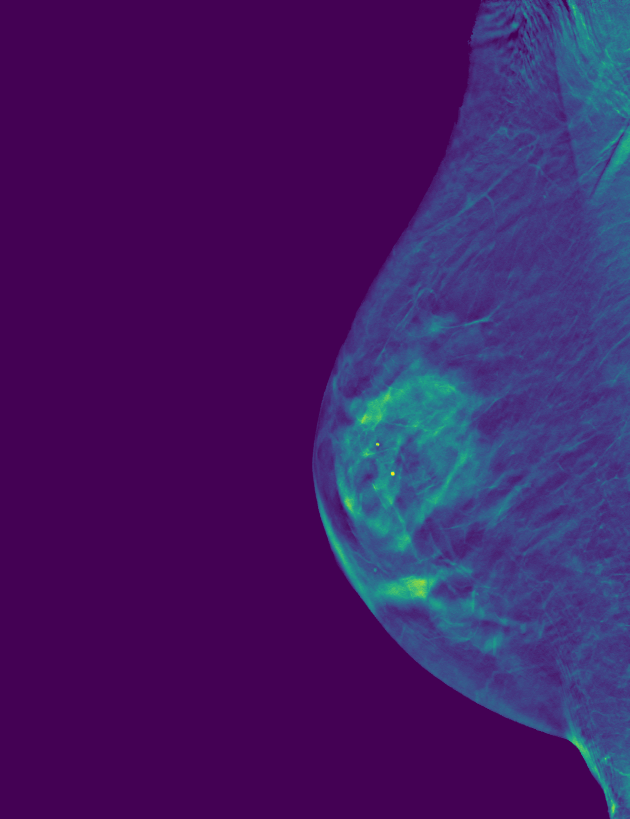
#> input picture img/classification/Mammo001.png, 1890 x 2457 px (shown at 1/3 size)
$ jupyter execute mammography.ipynb
#> lines starting #> are read from the running program, lines starting #| are printed output that depends on the picture; after the words box and inside, x2 and y2 are one past the last pixel; in counts of white or black regions, pixels touching at a corner belong together
[cell 1]
import os
from typing import List, Sequence

import numpy as np
import cv2 as cv
from matplotlib import pyplot as plt

[cell 2]
def show_image(image, name=None, color=None, cmap=None):
    img = image
    if color is not None:
        img = cv.cvtColor(image, color)
    if name is not None:
        plt.title(name)
    plt.imshow(img, cmap=cmap)
    plt.axis('off')
    plt.show()

[cell 3]
def read_images() -> (np.ndarray, np.ndarray):
    path = os.path.join(os.pardir, os.pardir, os.pardir, 'img', 'classification')
    img1 = cv.imread(os.path.join(path, 'Mammo001.png'), cv.IMREAD_COLOR)
#> img1 is the input picture: shape (2457, 1890, 3); mean B, G, R 101, 26.5, 65.4
    img2 = cv.imread(os.path.join(path, 'Mammo002.png'), cv.IMREAD_COLOR)
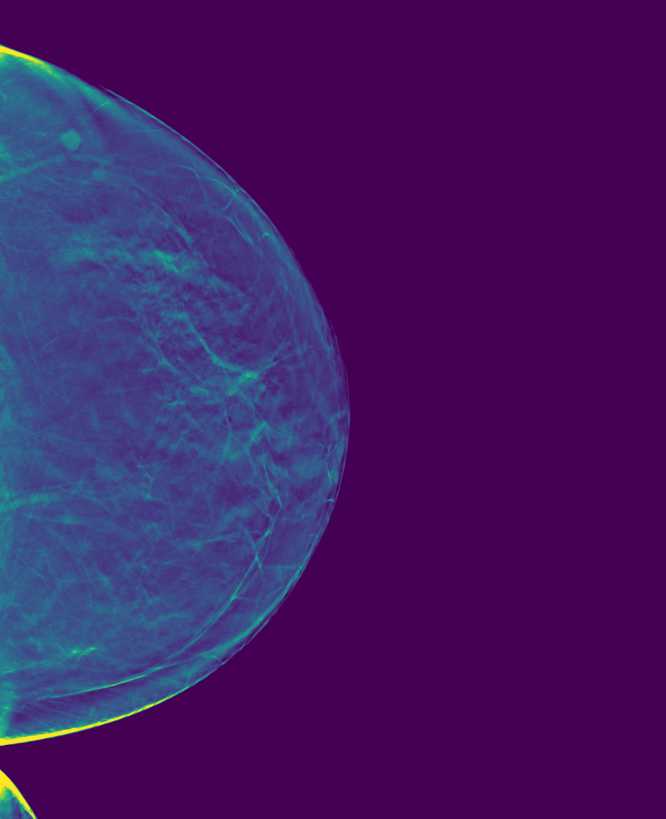
#> input picture img/classification/Mammo002.png, 1996 x 2457 px (shown at 1/3 size)
#> img2 is the input picture: shape (2457, 1996, 3); mean B, G, R 101, 26.7, 65.6
    return img1, img2

image1, image2 = read_images()
_, ax = plt.subplots(1, 2, figsize=(10, 5))
ax[0].imshow(cv.cvtColor(image1, cv.COLOR_BGR2RGB))
ax[0].axis('off')
ax[0].set_title('Mammo001')
ax[1].imshow(cv.cvtColor(image2, cv.COLOR_BGR2RGB))
ax[1].axis('off')
ax[1].set_title('Mammo002')
plt.show()
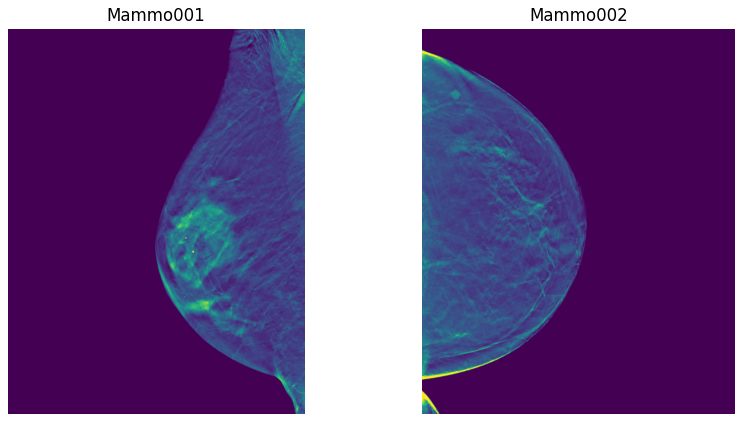
#> figure drawn by matplotlib, 2 panels

[cell 4]
# Draw the given boxes on the images
def draw_boxes(image: np.ndarray, point: tuple[int, int], width: int, height: int) -> np.ndarray:
#> called with point = (1116, 1724), width = 218, height = 105
    img = image.copy()
    # Color in BGR
    color = (0, 255, 0)
    cv.rectangle(img, point, (point[0] + width, point[1] + height), color, 2)
    return img

image1_box = draw_boxes(image1, (1116, 1724), 218, 105)
image2_box = draw_boxes(image2, (267, 488), 64, 64)
image2_box = draw_boxes(image2_box, (169, 384), 93, 85)

_, ax = plt.subplots(1, 2, figsize=(10, 5))
ax[0].imshow(cv.cvtColor(image1_box, cv.COLOR_BGR2RGB))
ax[0].axis('off')
ax[0].set_title('Mammo001')
ax[1].imshow(cv.cvtColor(image2_box, cv.COLOR_BGR2RGB))
ax[1].axis('off')
ax[1].set_title('Mammo002')
plt.suptitle('Manually annotated boxes')
plt.show()
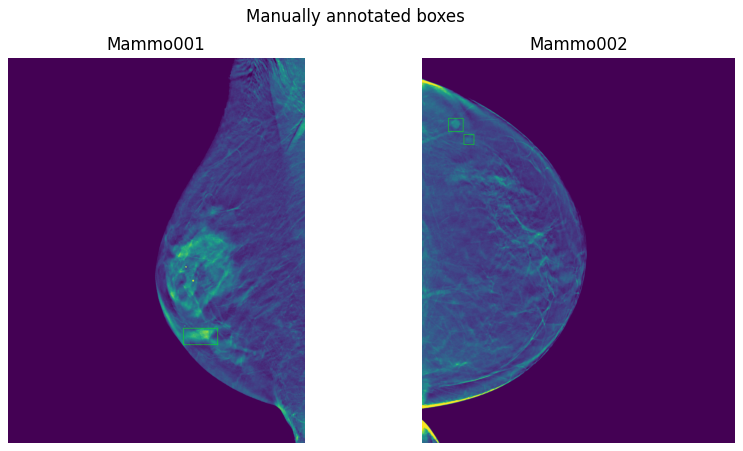
#> figure drawn by matplotlib, 2 panels

[cell 5]
def get_bboxes(img: np.ndarray) -> list[tuple[int, int, int, int]]:
    contours, _ = cv.findContours(img, cv.RETR_EXTERNAL, cv.CHAIN_APPROX_SIMPLE)
    # Sort according to the area of contours in descending order.
    sorted_cnt = sorted(contours, key=cv.contourArea, reverse=True)
    # Remove max area, outermost contour.
    sorted_cnt.remove(sorted_cnt[0])
    bboxes = []
    for cnt in sorted_cnt:
        x, y, w, h = cv.boundingRect(cnt)
        bboxes.append((x, y, w, h))

    return bboxes

kernel = cv.getStructuringElement(cv.MORPH_RECT, (3, 3))

image1_gray_threshold = cv.threshold(cv.cvtColor(image1, cv.COLOR_BGR2GRAY), 100, 255, cv.THRESH_BINARY)[1]
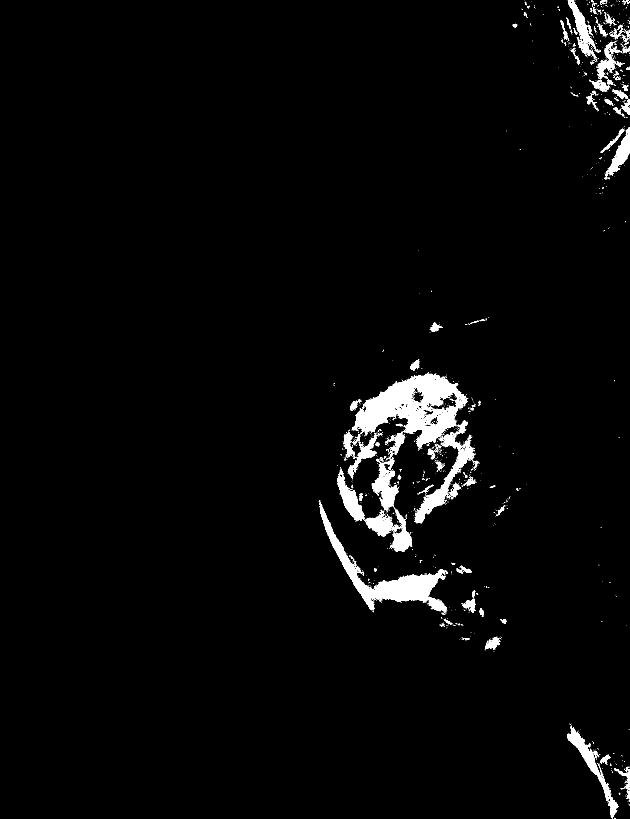
#> image1_gray_threshold: shape (2457, 1890) (shown at 1/3 size); 2.7% white; 1566 white regions (1431 under 20 px), largest, box (x1, y1, x2, y2) and area: (1055, 1121, 1404, 1343) 34294, (956, 1502, 1344, 1838) 21040, (1243, 1297, 1427, 1571) 9104
image1_gray_threshold = cv.morphologyEx(image1_gray_threshold, cv.MORPH_OPEN, kernel)
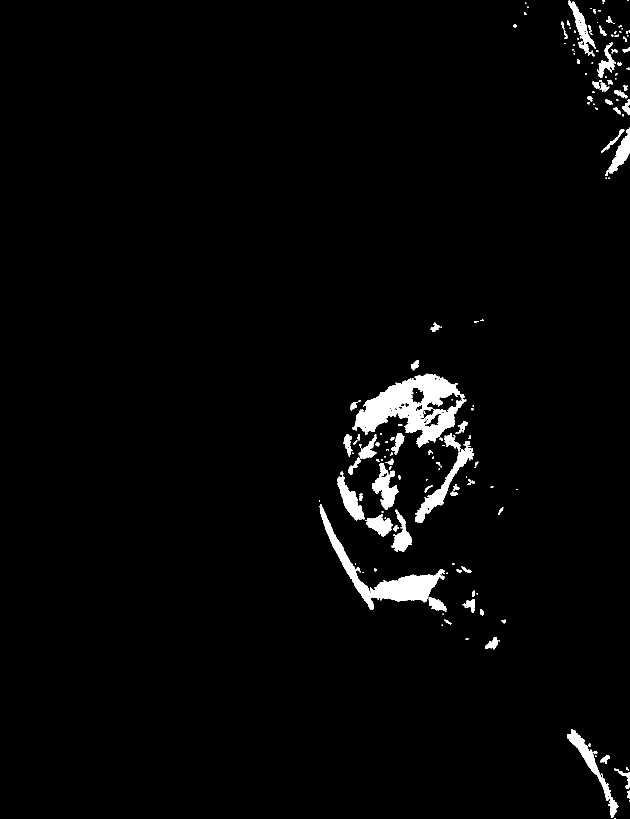
#> image1_gray_threshold: shape (2457, 1890) (shown at 1/3 size); 2.3% white; 237 white regions (107 under 20 px)
image1_auto_box_list = get_bboxes(image1_gray_threshold)
#> in get_bboxes, `contours, _ = cv.findContours(img, cv.RETR_EXTERNAL, cv.CHAIN_APPROX_S..`: contours = 232 contours, 129 with area under 20; largest, box (x1, y1, x2, y2) and area: (1058, 1121, 1399, 1343) 33582, (959, 1513, 1334, 1830) 18090, (1245, 1344, 1422, 1568) 6585, (1701, 2187, 1855, 2454) 5533, (1116, 1389, 1196, 1529) 4554
#> in get_bboxes, `sorted_cnt = sorted(contours, key=cv.contourArea, reverse=True)`: sorted_cnt has the same summary as contours
#> the loop in get_bboxes, `for cnt in sorted_cnt:` made 231 passes
#> (x, y, w, h) on passes 1 to 3: (959, 1513, 375, 317), (1245, 1344, 177, 224), (1701, 2187, 154, 267)
#> after the loop in get_bboxes, `for cnt in sorted_cnt:`: bboxes = 231 items, first 6: (959, 1513, 375, 317), (1245, 1344, 177, 224), (1701, 2187, 154, 267), (1116, 1389, 80, 140), (1012, 1429, 81, 132), (1706, 5, 81, 155)
#> image1_auto_box_list has the same summary as bboxes in get_bboxes
image2_gray_threshold = cv.threshold(cv.cvtColor(image2, cv.COLOR_BGR2GRAY), 100, 255, cv.THRESH_BINARY)[1]
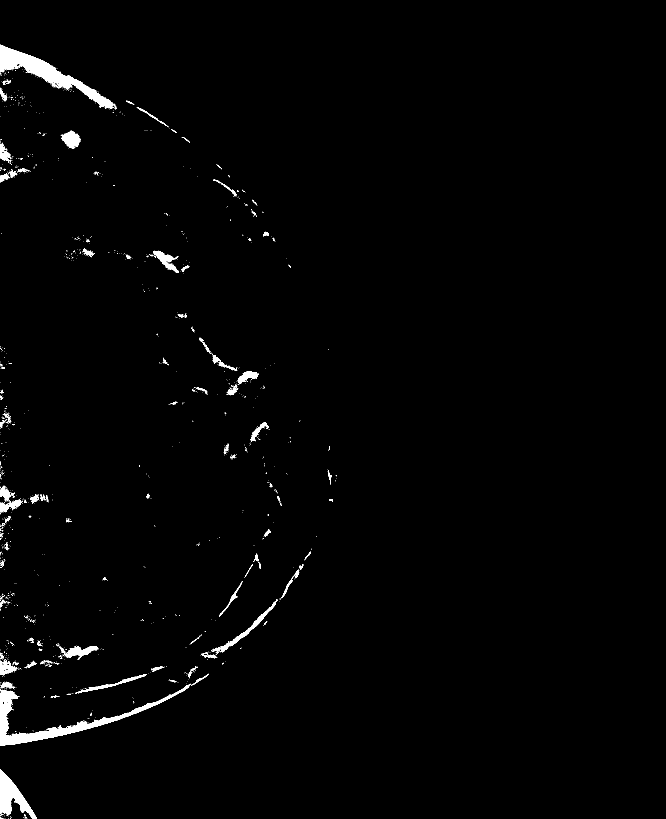
#> image2_gray_threshold: shape (2457, 1996) (shown at 1/3 size); 1.3% white; 1525 white regions (1402 under 20 px), largest, box (x1, y1, x2, y2) and area: (0, 2051, 571, 2238) 13767, (0, 134, 339, 328) 13520, (0, 2308, 111, 2457) 6474
image2_gray_threshold = cv.morphologyEx(image2_gray_threshold, cv.MORPH_OPEN, kernel)
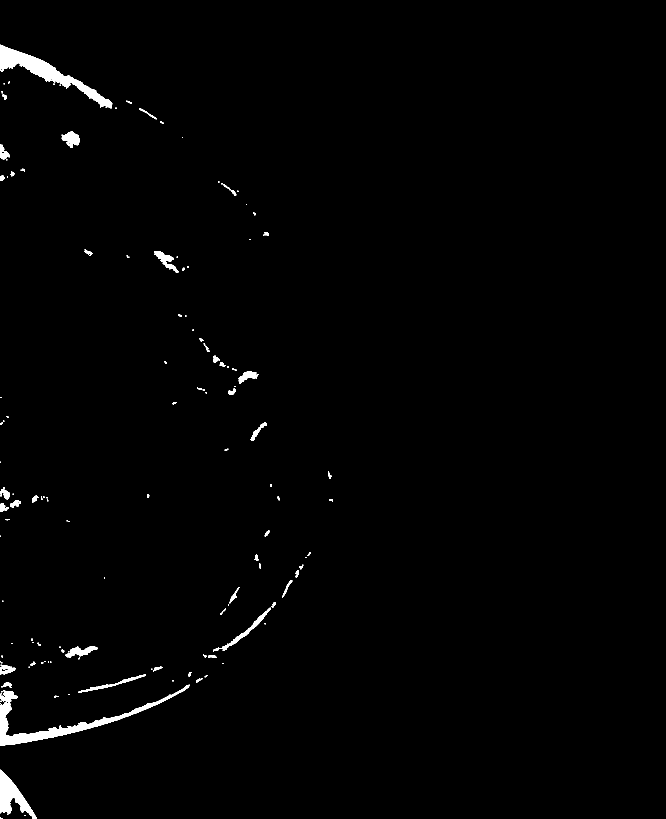
#> image2_gray_threshold: shape (2457, 1996) (shown at 1/3 size); 1% white; 162 white regions (80 under 20 px)
image2_auto_box_list = get_bboxes(image2_gray_threshold)
#> in get_bboxes (call 2), `contours, _ = cv.findContours(img, cv.RETR_EXTERNAL, cv.CHAIN_APPROX_S..`: contours = 162 contours, 96 with area under 20; largest, box (x1, y1, x2, y2) and area: (0, 134, 337, 325) 12278, (0, 2054, 569, 2238) 11457, (0, 2309, 110, 2457) 6098, (666, 1823, 812, 1949) 1612, (462, 753, 535, 818) 1420
#> in get_bboxes (call 2), `sorted_cnt = sorted(contours, key=cv.contourArea, reverse=True)`: sorted_cnt has the same summary as contours
#> the loop in get_bboxes (call 2), `for cnt in sorted_cnt:` made 161 passes
#> (x, y, w, h) on passes 1 to 3: (0, 2054, 569, 184), (0, 2309, 110, 148), (666, 1823, 146, 126)
#> image2_auto_box_list = 161 items, first 6: (0, 2054, 569, 184), (0, 2309, 110, 148), (666, 1823, 146, 126), (462, 753, 73, 65), (185, 394, 55, 50), (196, 1938, 97, 35)

fig, ax = plt.subplots(1, 2, figsize=(10, 5))
ax[0].imshow(image1_gray_threshold, cmap='gray')
ax[0].axis('off')
ax[0].set_title('Mammo001')
ax[1].imshow(image2_gray_threshold, cmap='gray')
ax[1].axis('off')
ax[1].set_title('Mammo002')
plt.show()

[cell 6]
print(f'Automatically annotated boxes for Mammo001: {len(image1_auto_box_list)}')
#| Automatically annotated boxes for Mammo001: 231
print(f'Automatically annotated boxes for Mammo002: {len(image2_auto_box_list)}')
#| Automatically annotated boxes for Mammo002: 161

As we can see there are a lot of boxes detected in the image. We can filter out the boxes that are too small or too large to be a bounding box for the lesion. We can also filter out the boxes that are too close to each other. We can use the following criteria to filter out the boxes:

[cell 7]
def filter_boxes(boxes: list[tuple[int, int, int, int]], min_area: int, max_area: int, min_distance: int) -> list[tuple[int, int, int, int]]:
#> called with min_area = 1000, max_area = 50000, min_distance = 50
    filtered_boxes = []
    for box in boxes:
        x, y, w, h = box
        if w * h < min_area or w * h > max_area:
            continue
        if len(filtered_boxes) == 0:
            filtered_boxes.append(box)
        else:
            for fbox in filtered_boxes:
                fx, fy, fw, fh = fbox
                if abs(x - fx) < min_distance and abs(y - fy) < min_distance:
                    break
            else:
                filtered_boxes.append(box)
#> this loop made 231 passes
    return filtered_boxes

image1_auto_box_list = filter_boxes(image1_auto_box_list, min_area=1_000, max_area=50_000, min_distance=50)
image2_auto_box_list = filter_boxes(image2_auto_box_list, min_area=1_000, max_area=50_000, min_distance=50)
#> the loop in filter_boxes (call 2), `for box in boxes:` made 161 passes

print(f'Filtered automatically annotated boxes for Mammo001: {len(image1_auto_box_list)}')
#| Filtered automatically annotated boxes for Mammo001: 18
print(f'Filtered automatically annotated boxes for Mammo002: {len(image2_auto_box_list)}')
#| Filtered automatically annotated boxes for Mammo002: 14

Now we can draw the filtered boxes on the images.

[cell 8]
image1_auto_box = image1.copy()
for i, box in enumerate(image1_auto_box_list):
    image1_auto_box = draw_boxes(image1_auto_box, (box[0], box[1]), box[2], box[3])
#> this loop made 18 passes
#> box on passes 1 to 12: (1245, 1344, 177, 224), (1701, 2187, 154, 267), (1116, 1389, 80, 140), (1012, 1429, 81, 132), (1706, 5, 81, 155), (1820, 383, 70, 137), (1173, 1529, 61, 125), (1097, 1543, 82, 66), (1791, 128, 57, 105), (1076, 1304, 53, 72), (1286, 1791, 54, 44), (1173, 1299, 40, 65)

image2_auto_box = image2.copy()
for i, box in enumerate(image2_auto_box_list):
    image2_auto_box = draw_boxes(image2_auto_box, (box[0], box[1]), box[2], box[3])
#> this loop made 14 passes
#> box on passes 1 to 12: (0, 2309, 110, 148), (666, 1823, 146, 126), (462, 753, 73, 65), (185, 394, 55, 50), (196, 1938, 97, 35), (235, 2023, 202, 56), (0, 2071, 53, 35), (716, 1114, 59, 37), (0, 1994, 46, 29), (0, 433, 29, 46), (752, 1267, 48, 56), (688, 1761, 30, 49)

_, ax = plt.subplots(1, 2, figsize=(10, 5))
ax[0].imshow(cv.cvtColor(image1_auto_box, cv.COLOR_BGR2RGB))
ax[0].axis('off')
ax[0].set_title('Mammo001')
ax[1].imshow(cv.cvtColor(image2_auto_box, cv.COLOR_BGR2RGB))
ax[1].axis('off')
ax[1].set_title('Mammo002')
plt.suptitle('Automatically annotated boxes')
plt.show()
